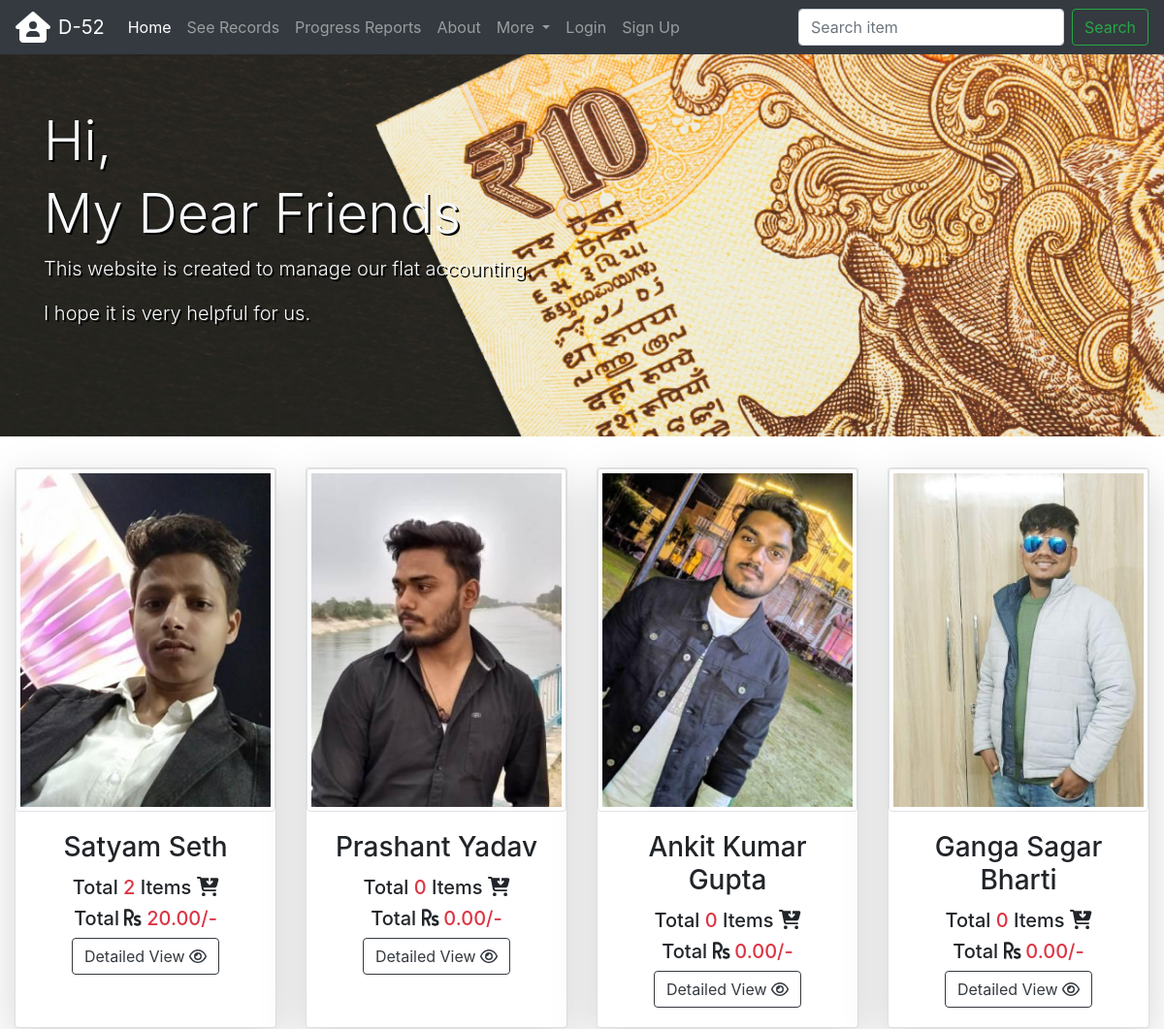
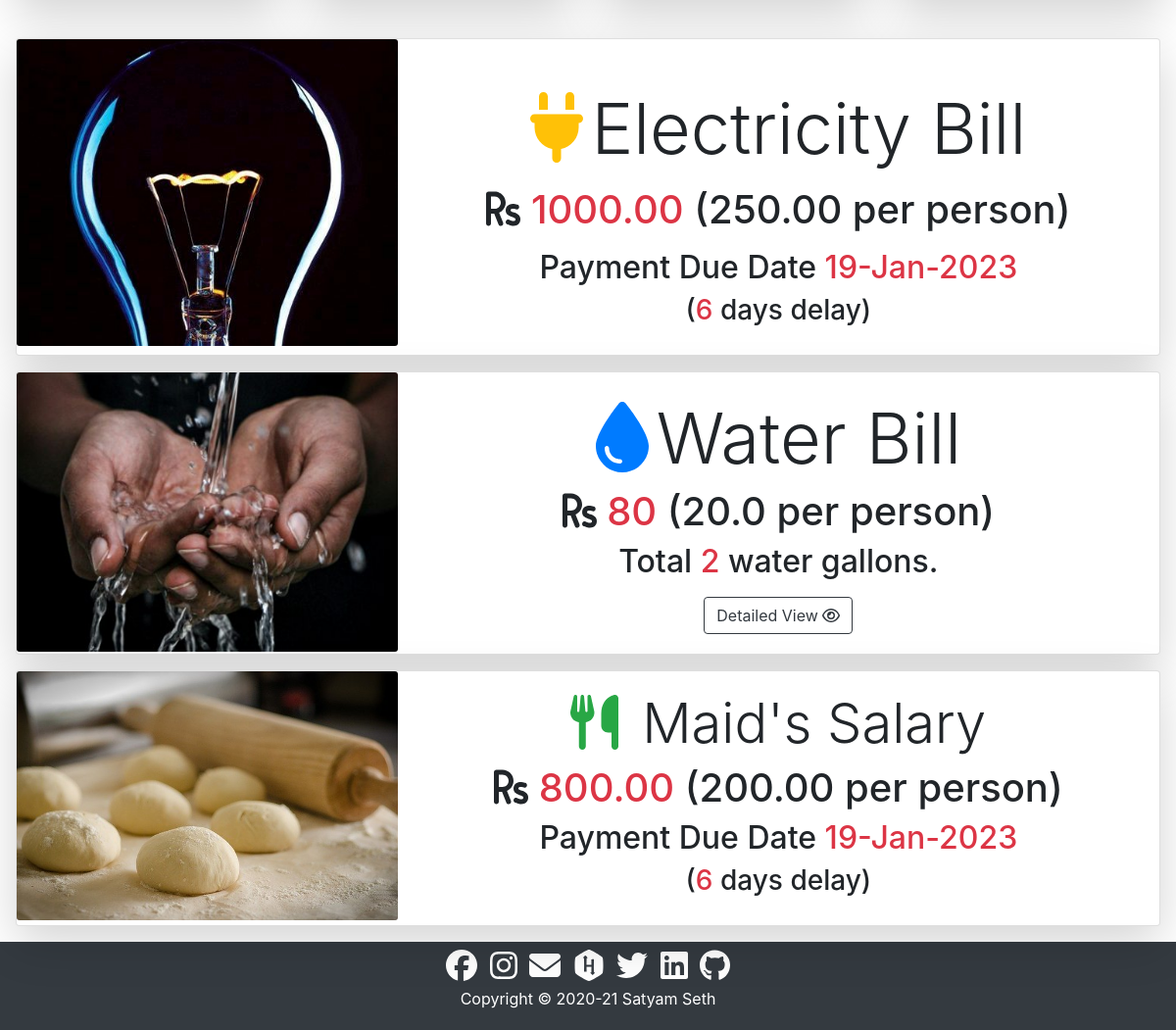
The page / on the database its author committed (2 pictures, top to bottom).
### accounts/models.py (models this page shows, shortened)
class Profile(models.Model):
    user = models.OneToOneField(
        to=settings.AUTH_USER_MODEL, related_name="profile", on_delete=models.CASCADE
    )
    avatar = models.ImageField(
        default="profile_avatars/avatar.png", upload_to="profile_avatars"
    )
    cover_photo = models.ImageField(
        default="profile_cover_photos/cover_photo.jpg", upload_to="profile_cover_photos"
    )

### records/models.py (models this page shows, shortened)
class Electricity(models.Model):
    due_date = models.DateField()
    price = models.DecimalField(
        decimal_places=2,
        max_digits=7,
    )
    modified_on = models.DateTimeField(auto_now=True)
    created_on = models.DateTimeField(auto_now_add=True)

class Maid(models.Model):
    due_date = models.DateField()
    price = models.DecimalField(
        decimal_places=2,
        max_digits=7,
    )
    modified_on = models.DateTimeField(auto_now=True)
    created_on = models.DateTimeField(auto_now_add=True)

### core/views.py (the view)
# urls.py: path("", views.home, name="home"),
def home(request: HttpRequest) -> HttpResponse:
    w_sum = Water.objects.aggregate(Sum("quantity"))["quantity__sum"]
    w_price = 40 * w_sum
    w_pp = w_price / 4
    electricity = Electricity.objects.latest("due_date")
    e_pp = electricity.price / 4
    e_days_left = (electricity.due_date - timezone.now().date()).days
    maid = Maid.objects.latest("due_date")
    m_pp = maid.price / 4
    m_days_left = (maid.due_date - timezone.now().date()).days
    users = User.objects.filter(groups__name="d52")
    records = []
    for user in users:
        total_spent = Record.objects.filter(purchaser=user).aggregate(Sum("price"))[
            "price__sum"
        ]
        records.append({"user": user, "total_spent": total_spent})
    context = {
        "home_active": "active",
        "home_disabled": "disabled",
        "records": records,
        "w_sum": w_sum,
        "w_price": w_price,
        "w_pp": w_pp,
        "electricity": electricity,
        "e_pp": e_pp,
        "e_days_left": e_days_left,
        "maid": maid,
        "m_pp": m_pp,
        "m_days_left": m_days_left,
    }
    return render(request, "core/index.html", context)

### core/templates/core/index.html (shortened to what this page needs)
{% extends 'core/base.html' %}
{% load static %}
{% block content %}
<div class="jumbotron jumbotron-fluid home">
    <div class="container text-light my-5">
        <div>
            <h1 class="display-4">Hi,</h1>
            <h1 class="display-4">My Dear Friends</h1>
        </div>
        <div class="lead">
            <p>This website is created to manage our flat accounting.</p>
            <p>I hope it is very helpful for us.</p>
        </div>
    </div>
</div>
<div class="container-fluid">
    <div class="row card-deck justify-content-center">
        {% for record in records %}
        <div class="card shadow-lg mb-4" style="width: 18rem;">
            <img src="{{ record.user.profile.avatar.url }}" class="card-img-top img-thumbnail"
                alt="{{record.user.full_name}}">
            <div class="card-body text-center">
                <h3 class="card-title">{% if record.user.get_full_name %}{{record.user.get_full_name}}{% else %}{{record.user.username}}{% endif %}</h3>
                <h5 class="card-text">Total <span class="text-danger">{{record.user.purchaser.count}}</span> Items <i
                        class="fas fa-cart-arrow-down"></i></h5>
                <h5 class="card-text">Total <i class="fas fa-rupee-sign"></i><span class="text-danger">
                        {{record.total_spent|default_if_none:0|stringformat:".2f"}}/-</span>
                </h5>
                <a class="btn btn-outline-dark" href="{% url 'records:detailed' record.user.id %}" role="button">Detailed View
                    <i class="far fa-eye"></i></a>
            </div>
        </div>
        {% endfor %}
    </div>
</div>
{% if electricity.price %}
<div class="card shadow-lg m-3">
    <div class="row no-gutters">
        <div class="col-md-4">
            <img src="{% static 'core/images/electricity.jpg' %}" class="card-img" alt="electricity">
        </div>
        <div class="col-md-8">
            <div class="card-body text-center pt-5">
                <div class="display-3"><i class="fas fa-plug text-warning mr-2"></i>Electricity Bill</div>
                <h1 class="pt-3">
                    <i class="fas fa-rupee-sign"></i>
                    <span class="text-danger">{{electricity.price}}</span>
                    <span>({{e_pp}} per person)</span>
                </h1>
                <h2 class="pt-2">Payment Due Date <span class="text-danger">{{electricity.due_date|date:"j-M-Y"}}</span>
                </h2>
                {% if e_days_left > 0 %}
                <h3>(<span class="text-danger">{{e_days_left}}</span> days left to pay)</h3>
                {% elif e_days_left < 0 %} <h3>(<span class="text-danger">{{e_days_left|cut:"-" }}</span> days delay)
                    </h3>
                    {% else %}
                    <h3>(pay <span class="text-danger">today</span> immediately)</h3>
                    {% endif %}
            </div>
        </div>
    </div>
</div>
{% endif %}
<div class="card shadow-lg m-3">
    <div class="row no-gutters">
        <div class="col-md-4">
            <img src="{% static 'core/images/water.jpg' %}" class="card-img" alt="water">
        </div>
        <div class="col-md-8">
            <div class="card-body text-center pt-4">
                <h2 class="display-3"><i class="fas fa-tint text-primary mr-2"></i>Water Bill</h2>
                <h1>
                    <i class="fas fa-rupee-sign"></i>
                    <span class="text-danger">{{w_price}}</span>
                    <span>({{w_pp}} per person)</span>
                </h1>
                <h2>Total <span class="text-danger">{{w_sum}}</span> water gallons.</h2>
                <a class="mt-2 btn btn-outline-dark" href="{% url 'records:detailed_water' %}" role="button">Detailed View <i
                        class="far fa-eye"></i></a>
            </div>
        </div>
    </div>
</div>
<div class="card shadow-lg m-3">
    <div class="row no-gutters">
        <div class="col-md-4">
            <img src="{% static 'core/images/maid.jpg' %}" class="card-img" alt="maid">
        </div>
        <div class="col-md-8">
            <div class="card-body text-center">
                <h2 class="display-4"><i class="fas fa-utensils text-success mr-2"></i>
                    Maid's Salary</h2>
                <h1>
                    <i class="fas fa-rupee-sign"></i>
                    <span class="text-danger">{{maid.price}}</span>
                    <span>({{m_pp}} per person)</span>
                </h1>
                <h2>Payment Due Date <span class="text-danger">{{maid.due_date|date:"j-M-Y"}}</span></h2>
                {% if m_days_left > 0 %}
                <h3>(<span class="text-danger">{{m_days_left}}</span> days left to pay)</h3>
                {% elif m_days_left < 0 %} <h3>(<span class="text-danger">{{m_days_left|cut:"-" }}</span> days delay)
                    </h3>
                    {% else %}
                    <h3>(pay <span class="text-danger">today</span> immediately)</h3>
                    {% endif %}
            </div>
        </div>
    </div>
</div>
{% endblock content %}

### core/templates/core/base.html (shortened to what this page needs)
<!DOCTYPE html>
<html lang="en">
{% load static %}
<head>
    <link rel="stylesheet" href="{% static 'core/css/bootstrap.min.css' %}">
    {% block css %}
    <link rel="stylesheet" href="{% static 'core/css/style.css' %}">
    {% endblock css %}
</head>
<body>
    {% include 'core/navbar.html' %}
    {% block content %}{% endblock content %}
    {% include 'core/footer.html' %}
</body>
</html>

### core/templates/core/navbar.html (shortened to what this page needs)
<div class="container-fluid">
    <nav class="navbar navbar-expand-md navbar-dark fixed-top bg-dark">
        <i class="fas fa-house-user fa-2x text-white mr-2"></i>
        <div class="navbar-brand">D-52</div>
        <div class="collapse navbar-collapse" id="navbarSupportedContent">
            <ul class="navbar-nav mr-auto">
                <li class="nav-item {{home_active}}">
                    <a class="nav-link {{home_disabled}}" href="{% url 'core:home' %}">Home </a>
                </li>
                <li class="nav-item {{records_active}}">
                    <a class="nav-link {{records_disabled}}" href="{% url 'records:records' %}">See Records</a>
                </li>
                <li class="nav-item {{report_active}}">
                    <a class="nav-link {{report_disabled}}" href="{% url 'records:report' %}">Progress Reports</a>
                </li>
                <li class="nav-item {{about_active}}">
                    <a class="nav-link {{about_disabled}}" href="{% url 'core:about' %}">About</a>
                </li>
                <li class="nav-item dropdown">
                    <a class="nav-link dropdown-toggle" href="#" id="navbarDropdown" role="button"
                        data-toggle="dropdown" aria-haspopup="true" aria-expanded="false">
                        More
                    </a>
                </li>
                {% if request.user.is_authenticated %}
                <li class="nav-item">
                    <a class="nav-link" href="{% url 'accounts:logout' %}">Logout</a>
                </li>
                {% else %}
                <li class="nav-item {{login_active}}">
                    <a class="nav-link {{login_disabled}}" href="{% url 'accounts:login' %}">Login</a>
                </li>
                <li class="nav-item {{signup_active}}">
                    <a class="nav-link {{signup_disabled}}" href="{% url 'accounts:signup' %}">Sign Up</a>
                </li>
                {% endif %}
            </ul>
            <form method="get" action="{% url 'records:search' %}" class="form-inline my-2 my-lg-0">
                <input class="form-control mr-sm-2" type="search" placeholder="Search item" aria-label="Search"
                    name='query'>
                <button class="btn btn-outline-success my-2 my-sm-0" type="submit">Search</button>
            </form>
        </div>
    </nav>
</div>

### core/templates/core/footer.html
<footer class="container-fluid p-0">
        <div class="bg-dark text-center p-1 text-white">
                <div>
                        <a href="https://www.facebook.com/profile.php?id=100009900399617" target="_blank"><i
                                        class="fab fa-facebook fa-2x m-1 text-white"></i></a>
                        <a href="https://www.instagram.com/satyam1998.1998/" target="_blank"><i
                                        class="fab fa-instagram fa-2x m-1 text-white"></i></a>
                        <a href="mailto:satyam1998.1998@gmail.com" target="_blank">
                                <i class="fas fa-envelope fa-2x m-1 text-white"></i></a>
                        <a href="https://www.hackerrank.com/satyam1998_1998" target="_blank">
                                <i class="fab fa-hackerrank fa-2x m-1 text-white"></i></a>
                        <a href="https://twitter.com/SatyamS31450520" target="_blank"><i
                                        class="fab fa-twitter fa-2x m-1 text-white"></i></a>
                        <a href="https://www.linkedin.com/in/satyam-seth-39069b17a" target="_blank"><i
                                        class="fab fa-linkedin fa-2x m-1 text-white"></i></a>
                        <a href="https://github.com/satyam-seth" target="_blank"><i
                                        class="fab fa-github fa-2x m-1 text-white"></i></a>
                </div>
                <p>Copyright &#169; 2020-21 Satyam Seth</p>
        </div>
</footer>

### core/static/core/css/style.css (style rules this page uses)
.home { background-image: url("../images/home.jpg"); background-color: dimgrey; background-size: cover; height: 100%; text-shadow: 2px 2px black; }

### rows shown on the page
Electricity: price "1000.00", due_date "19-Jan-2023"
Maid: price "800.00", due_date "19-Jan-2023"

### other values the page prints
{{ record.user.get_full_name }} "Satyam Seth"
{{ record.user.purchaser.count }} "2"
{{ record.total_spent|default_if_none:0|stringformat:".2f" }} "20.00"
{{ record.user.get_full_name }} "Prashant Yadav"
{{ record.user.purchaser.count }} "0"
{{ record.total_spent|default_if_none:0|stringformat:".2f" }} "0.00"
{{ record.user.get_full_name }} "Ankit Kumar Gupta"
{{ record.user.get_full_name }} "Ganga Sagar Bharti"
{{ e_pp }} "250.00"
{{ w_price }} "80"
{{ w_pp }} "20.0"
{{ w_sum }} "2"
{{ m_pp }} "200.00"
